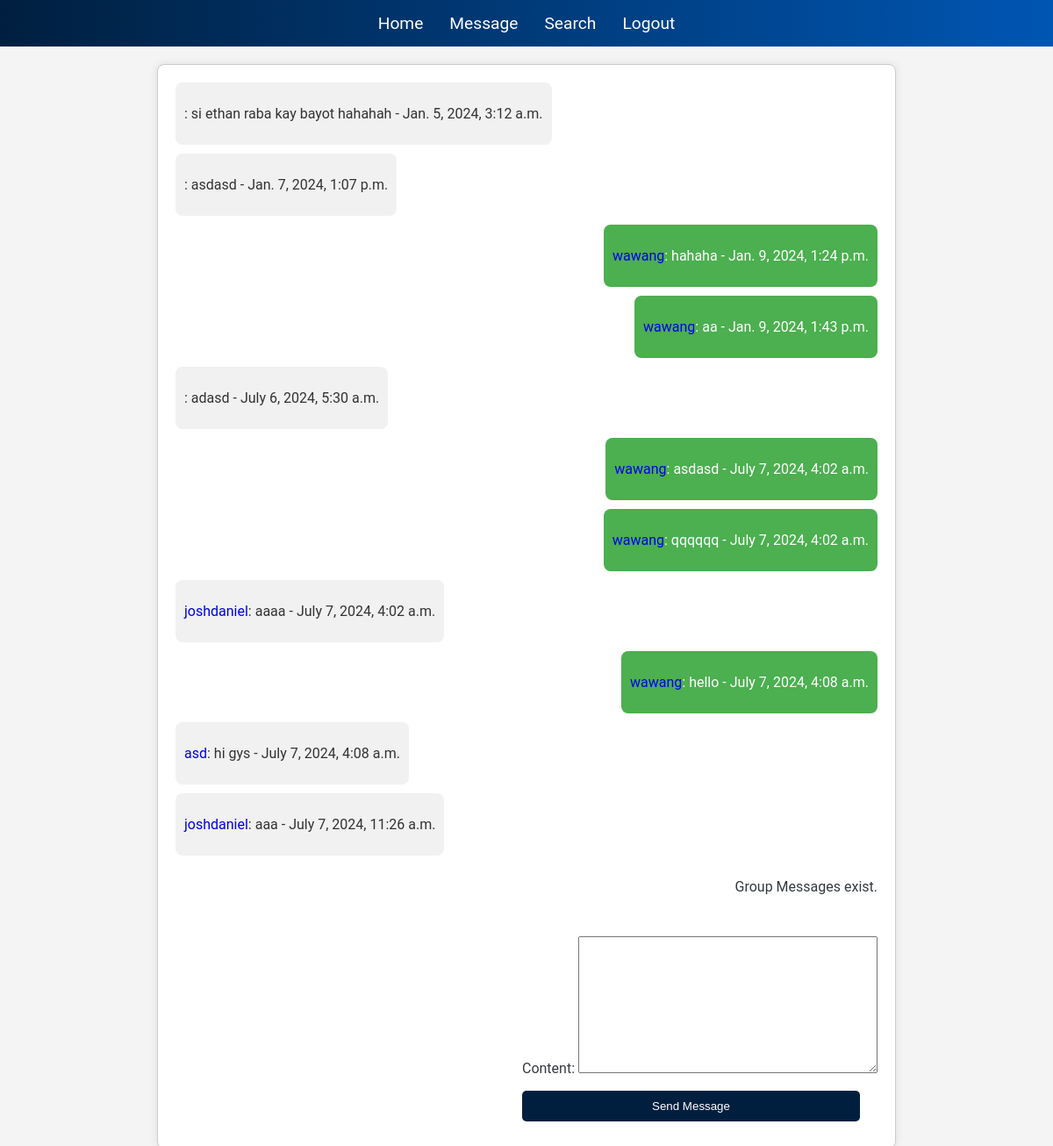
The page /send_message/ (signed in) on the database its author committed.
### myapp/models.py (models this page shows, shortened)
class Message(models.Model):
    sender = models.ForeignKey(User, on_delete=models.CASCADE, related_name='sent_messages')
    receiver = models.ForeignKey(User, null=True, blank=True, on_delete=models.CASCADE, related_name='received_messages')
    content = models.TextField()
    timestamp = models.DateTimeField(auto_now_add=True)

### myapp/views.py (the view)
# urls.py: path('send_message/', send_message, name='send_message'),
@login_required(login_url='login')
def send_message(request, receiver_id=None):
    if receiver_id is not None:
        recipient = get_object_or_404(User, pk=receiver_id)
    else:
        recipient = None
    if request.method == 'POST':
        form = MessageForm(request.POST)
        if form.is_valid():
            message = form.save(commit=False)
            message.sender = request.user
            if recipient:
                message.receiver = recipient
            message.save()
            return redirect('send_message', receiver_id=recipient.id) if recipient else redirect('send_message')
    else:
        form = MessageForm()
    group_messages = Message.objects.filter(receiver=None).order_by('-timestamp')[::-1]
    return render(request, 'send_message.html', {'form': form, 'group_messages': group_messages})

### myapp/forms.py
class MessageForm(forms.ModelForm):
    class Meta:
        model = Message
        fields = ['content']

### templates/send_message.html (shortened to what this page needs)
<!DOCTYPE html>
<html lang="en">
<head>
</head>
<body>
    <div class="navbar">
        {% if user.is_staff %}
            <a href="{% url 'admin_post' %}">Home</a>
        {% else %}
            <a href="{% url 'regular_user_view' %}">Home</a>
        {% endif %}
        <a href="{% url 'send_message' %}">Message</a>
        <a href="{% url 'search_user' %}">Search</a>
            <a href="{% url 'logout' %}">Logout</a>
    </div>
    <div class="group-message-container">
        <form method="post" action="{% if group and group.id %}{% url 'send_message' group.id %}{% else %}{% url 'send_message' %}{% endif %}">
            {{ form.as_p }}
            <button type="submit">Send Message</button>
        </form>
        {% if group_messages %}
        <p>Group Messages exist.</p>
        {% for message in group_messages reversed %}
            <div class="group-message {% if message.sender == request.user %}sent{% else %}received{% endif %}">
                <p>
                    <a href="{% url 'user_profile' message.sender.username %}">{{ message.sender.first_name }}</a>:
                    {{ message.content }} - {{ message.timestamp }}
                </p>
            </div>
        {% endfor %}
    {% else %}
        <p>No group messages found.</p>
    {% endif %}
    </div>
</body>
</html>

### templates/send_message.html (style rules this page uses)
body { font-family: 'Roboto', sans-serif; margin: 0; padding: 0; background-color: #f4f4f4; color: #343a40; }
p a { text-decoration: none; }
.navbar { background: linear-gradient(to right, #001f3f, #0056b3); color: #ffd700; padding: 15px; text-align: center; display: flex; justify-content: center; align-items: center; }
.navbar a { color: #fff; text-decoration: none; margin: 0 15px; font-size: 1.2em; }
.group-message-container { max-width: 800px; margin: 20px auto; padding: 20px; border: 1px solid #ccc; border-radius: 8px; background-color: #fff; box-shadow: 0 0 10px rgba(0, 0, 0, 0.1); }
.group-message { margin-bottom: 15px; padding: 10px; border-radius: 8px; }
form { margin-top: 15px; }
form input, form button { padding: 10px; margin-bottom: 10px; width: calc(100% - 20px); box-sizing: border-box; }
button { background-color: #001f3f; color: #fff; border: none; padding: 10px 15px; border-radius: 5px; cursor: pointer; transition: background-color 0.3s ease; }
.group-message-container { display: flex; flex-direction: column-reverse; align-items: flex-end; }
.group-message { max-width: 70%; margin-bottom: 10px; padding: 10px; }
.group-message.received { background-color: #f1f1f1; color: #333; align-self: flex-start; }
.group-message.sent { background-color: #4CAF50; color: #fff; align-self: flex-end; }

### rows shown on the page
Message: sender.first_name "joshdaniel", content "aaa", timestamp "July 7, 2024, 11:26 a.m."
Message: sender.first_name "asd", content "hi gys", timestamp "July 7, 2024, 4:08 a.m."
Message: sender.first_name "wawang", content "hello", timestamp "July 7, 2024, 4:08 a.m."
Message: sender.first_name "joshdaniel", content "aaaa", timestamp "July 7, 2024, 4:02 a.m."
Message: sender.first_name "wawang", content "qqqqqq", timestamp "July 7, 2024, 4:02 a.m."
Message: sender.first_name "wawang", content "asdasd", timestamp "July 7, 2024, 4:02 a.m."
Message: content "adasd", timestamp "July 6, 2024, 5:30 a.m."
Message: sender.first_name "wawang", content "aa", timestamp "Jan. 9, 2024, 1:43 p.m."
Message: sender.first_name "wawang", content "hahaha", timestamp "Jan. 9, 2024, 1:24 p.m."
Message: content "asdasd", timestamp "Jan. 7, 2024, 1:07 p.m."
Message: content "si ethan raba kay bayot hahahah", timestamp "Jan. 5, 2024, 3:12 a.m."
